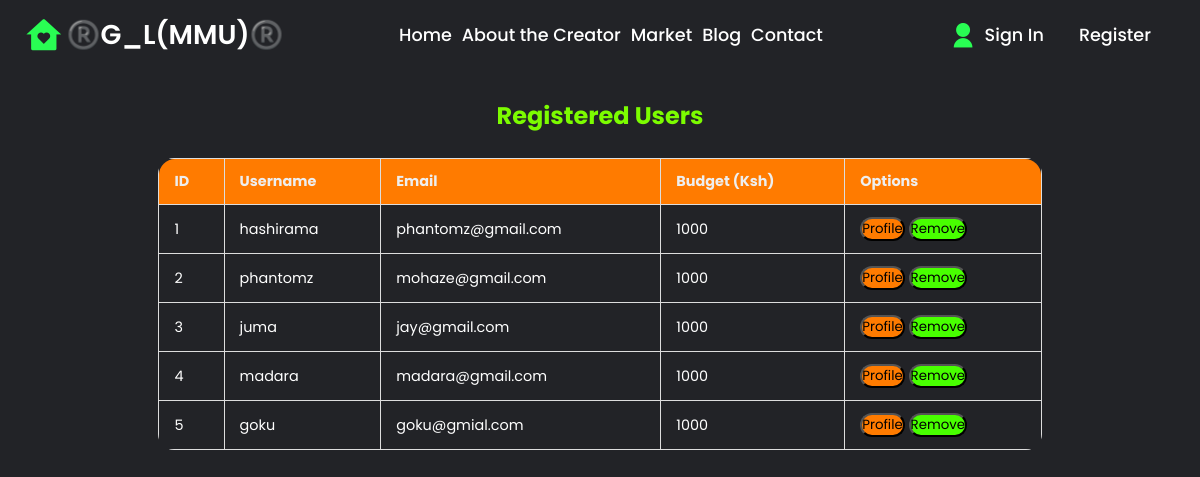
The app's page /mypeople, older data.
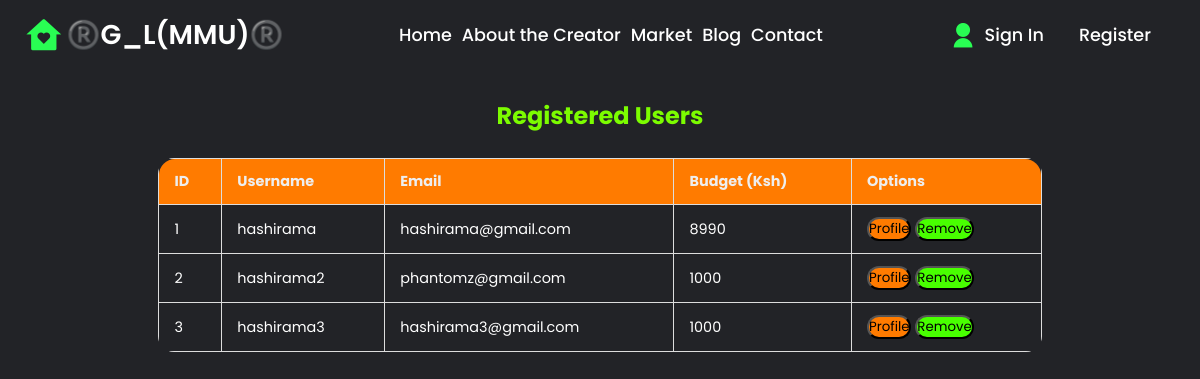
The same page, newer data.
### market/models.py (models this page shows, shortened)
class User(db.Model, UserMixin):
    id = db.Column(db.Integer(), primary_key=True)
    username = db.Column(db.String(length=30), nullable=False, unique=True)
    email_address = db.Column(db.String(length=58), nullable=False, unique=True)
    pass_hash = db.Column(db.String(length=60), nullable=False)
    budget = db.Column(db.Integer(), nullable=False, default=1000)
    items = db.relationship('Item', backref='owned_user', lazy=True)
    @property
    def password(self):
        return self.password

### market/routes.py (the view)
@app.route('/mypeople')
def users_page():
    users = User.query.all()
    return render_template('not.html', users=users)

### market/templates/not.html (shortened to what this page needs)
<!DOCTYPE html>
<html lang="en">
<head>
    <link rel="stylesheet" href="{{ url_for('static', filename='css/styles.css') }}">
    <link href="https://cdn.jsdelivr.net/npm/remixicon@4.5.0/fonts/remixicon.css" rel="stylesheet"/>
    <link rel="stylesheet" href="https://unpkg.com/boxicons@latest/css/boxicons.min.css">
</head>
<body id="mrktb" class="mkrtbay">
    <header style="padding-bottom: 50px;">
        <a href="{{ url_for('home_page') }}" class="logo"><i class="ri-home-heart-fill"></i><span>®️G_L(MMU)®️</span> </a>
        <ul class="navbar">
            <li><a href="{{ url_for('home_page') }}" >Home</a> </li>
            <li><a href="{{ url_for('about_page') }}">About the Creator</a></li>
            <li><a href="{{ url_for('market_page') }}">Market</a></li>
            <li><a href="{{ url_for('blog_page') }}">Blog</a></li>
            <li><a href="{{ url_for('contact_page') }}"> Contact</a></li>
        </ul>
        {% if current_user.is_authenticated %}
            <ul class="navbar-nav">
                <li class="nav-item">
                    <a class="nav-link" style="color: lawngreen; font-weight: bold">
                        <i class="fas fa-coins"></i>
                        {{ current_user.prettier_budget }}
                    </a>
                </li>
                <li class="nav-item">
                    <a class="nav-market">Welcome, {{ current_user.username }}</a>
                </li>
                <li class="nav-item">
                    <a class="nav-link" href="{{ url_for('logout_page') }}">Logout</a>
                </li>
            </ul>
        {% else %}
            <div class="main">
                <a href="{{ url_for('login_page') }}" class="user"><i class="ri-user-fill"></i>Sign In</a>
                <a href="{{ url_for('register_page') }}">Register</a>
            </div>
        {% endif %}
    </header>
    <div class="tables">
        <div class="table-cont">
            <h2 style="text-align: center; color: lawngreen; margin-bottom: 20px;">Registered Users</h2>
            <table class="cont-tables">
                <thead>
                    <tr class="table-hrow">
                        <th>ID</th>
                        <th>Username</th>
                        <th>Email</th>
                        <th>Budget (Ksh)</th>
                        <th>Options</th>
                    </tr>
                </thead>
                <tbody>
                    {% for user in users %}
                    <tr id="tr12">
                        <td>{{ user.id }}</td>
                        <td>{{ user.username }}</td>
                        <td>{{ user.email_address }}</td>
                        <td>{{ user.budget }}</td>
                        <td>
                            <button class="btn btn-outline btn-info" id="bt23">Profile</button>
                            <button class="btn btn-outline btn-danger" id="bt24">Remove</button>
                        </td>
                    </tr>
                    {% endfor %}
                </tbody>
            </table>
        </div>
    </div>
</body>
</html>

### market/static/css/styles.css (style rules this page uses)
* { padding: 0; margin: 0; box-sizing: border-box; font-family: 'Poppins', sans-serif; text-decoration: none; list-style: none; }
:root { --bg-color: #222327; --text-color: #fff; --main-color: #29fd53; }
body { min-height: 100vh; min-width: 100%; background: var(--bg-color); color: var(--text-color); }
header { position: fixed; width: 100%; top: 0; right: 0; z-index: 1000; display: flex; align-items: center; justify-content: space-between; background: transparent; padding: 28px 12%; transition: all .50s ease; }
.logo { display: flex; align-items: center; }
.logo i { color: var(--main-color); font-size: 38px; margin-right: 3px; }
.logo span { color: var(--text-color); font-size: 1.7rem; font-weight: 600; }
.navbar { display: flex; }
.navbar a { color: var(--text-color); font-size: 1.1rem; font-weight: 500; padding: 5px 0; margin: 0px 30px; transition: all .50s ease; }
.main { display: flex; align-items: center; }
.main a { margin-right: 25px; margin-left: 10px; color: var(--text-color); font-size: 1.1rem; font-weight: 500; transition: all .50s ease; }
.user { display: flex; align-items: center; }
.user i { color: var(--main-color); font-size: 28px; margin-right: 7px; }
@media (max-width: 1280px ) { header { padding: 14px 2%; transition: .2s; } }
@media (max-width: 1280px ) { .navbar a { padding: 5px 0; margin: 0px 5px; } }
.tables { margin-top: 50px; padding: 3rem; }
.table-cont { width: 100%; overflow-x: auto; }
.cont-tables { margin: 25px auto; font-size: 0.9rem; width: 80%; border-radius: 1rem; border-collapse: collapse; overflow: hidden; }
.cont-tables thead tr { background-color: #ff7b00; color: #eee; text-align: left; }
.cont-tables thead th:first-child { border-top-left-radius: 1rem; }
.cont-tables thead th:last-child { border-top-right-radius: 1rem; }
.cont-tables th, .cont-tables td { padding: 12px 15px; border: 1px solid #ddd; }
#bt23 { background-color: #ff7b00; border-radius: 1rem; }
#bt24 { background-color: rgb(72, 255, 0); border-radius: 1rem; }

Row changes from the older to the newer data that the page shows:
removed User: id "4", username "madara", email_address "madara@gmail.com", budget "1000"
removed User: id "5", username "goku", email_address "goku@gmial.com", budget "1000"
changed User "hashirama": email_address "phantomz@gmail.com" → "hashirama@gmail.com"; budget "1000" → "8990"
changed User id 2: username "phantomz" → "hashirama2"; email_address "mohaze@gmail.com" → "phantomz@gmail.com"
changed User id 3: username "juma" → "hashirama3"; email_address "jay@gmail.com" → "hashirama3@gmail.com"
